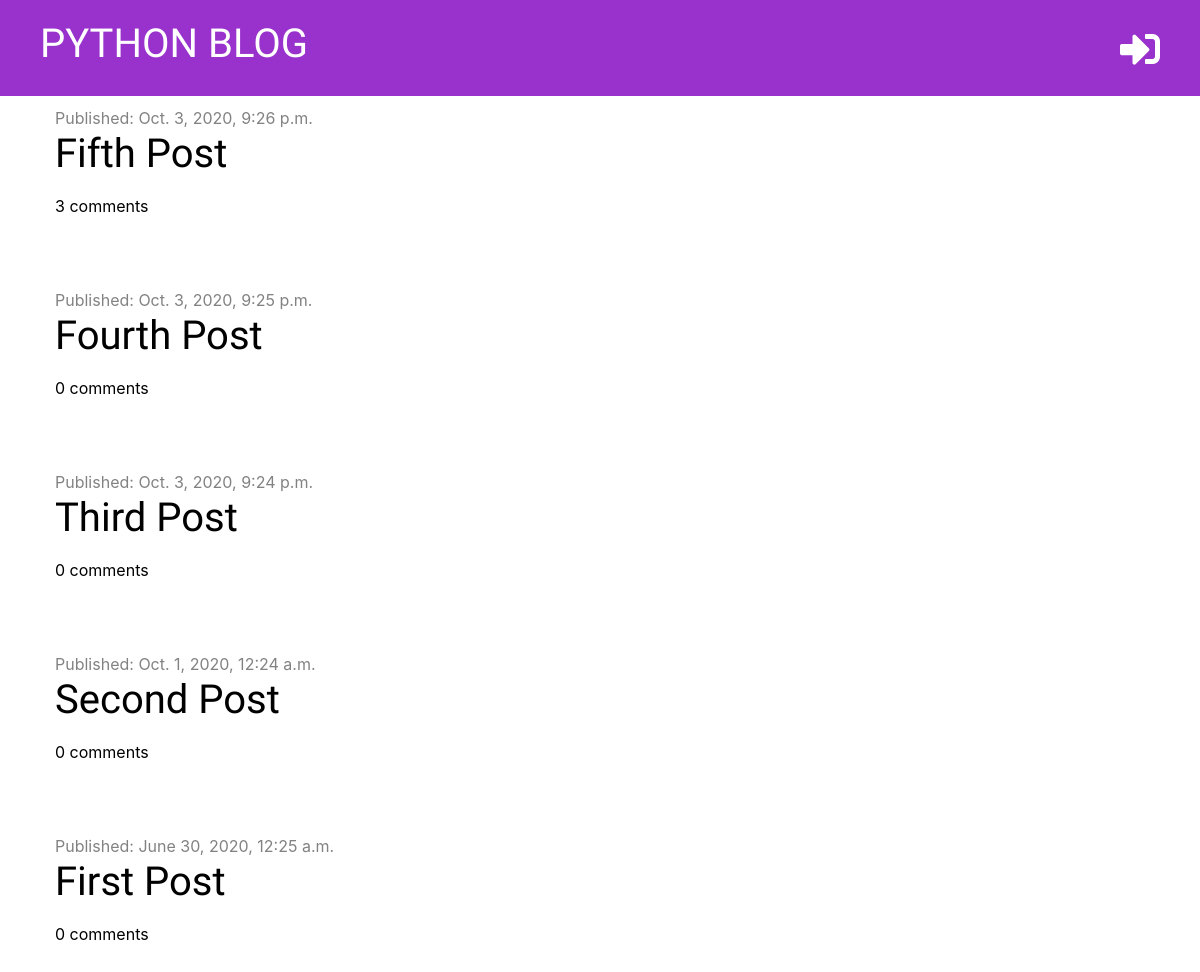
/, run on an earlier commit of the app's database.
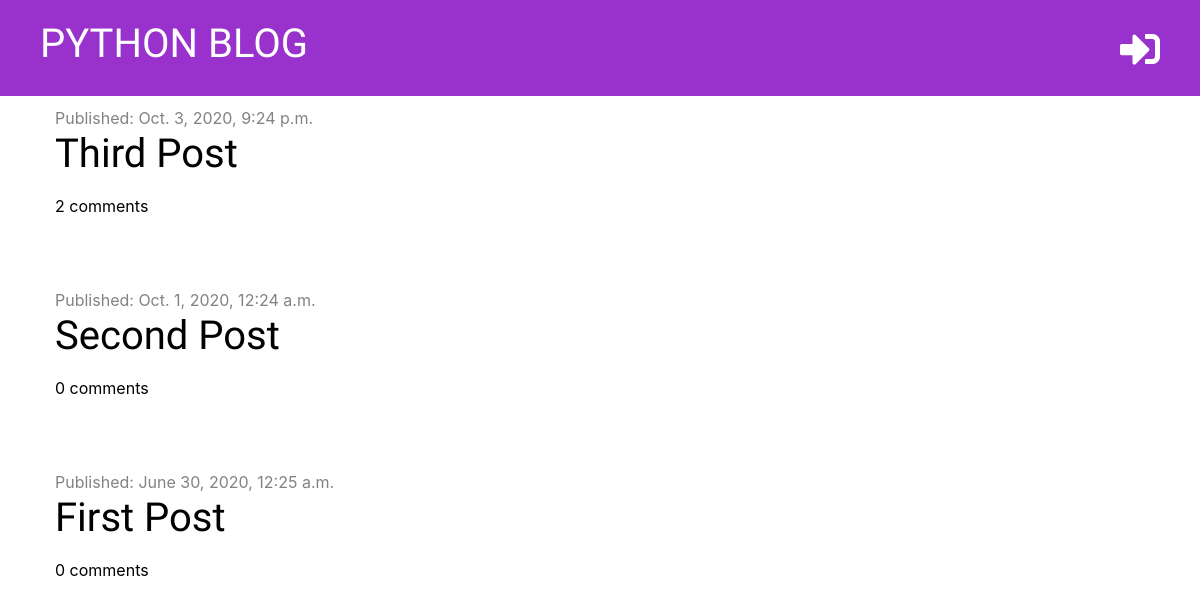
And on a later commit of the database.
### blog/models.py (models this page shows, shortened)
class Post(models.Model):
    author = models.ForeignKey('auth.User', on_delete=models.CASCADE)
    title = models.CharField(max_length=200)
    text = models.TextField()
    created_date = models.DateTimeField(default=timezone.now)
    published_date = models.DateTimeField(blank=True, null=True)
    def approved_comments(self):
        return self.comments.filter(approved=True)

### blog/views.py (the view)
# urls.py: path('', views.index, name='index'),
def index(request):
    posts = Post.objects.filter(published_date__lte=timezone.now()).order_by('-published_date')
    context = {'posts': posts}
    return render(request, 'blog/index.html', context)

### blog/templatetags/markdownify.py (called while the page is built)
@register.filter
def markdown(value):
    renderer = HighlightRenderer()
    markdown = mistune.Markdown(renderer=renderer)
    return markdown(value)

### blog/templates/blog/index.html (shortened to what this page needs)
{% extends 'blog/base.html' %}
{% load markdownify %}
{% block content %}
    {% for post in posts %}
        <div class="post">
            <div class="date">
                Published: {{ post.published_date }}
            </div>
            <h1><a href="{% url 'post_detail' pk=post.pk %}">{{ post.title }}</a></h1>
            <a href="{% url 'post_detail' pk=post.pk %}">{{ post.approved_comments.count }} comments</a>
        </div>
    {% endfor %}
{% endblock %}

What changed in the data, as far as the page shows it:
removed Post: published_date "Oct. 3, 2020, 9:26 p.m.", title "Fifth Post", approved_comments.count "3"
removed Post: published_date "Oct. 3, 2020, 9:25 p.m.", title "Fourth Post", approved_comments.count "0"
computed for Post "Third Post": approved_comments.count "0" → "2"
